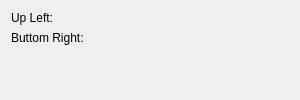
<?xml version="1.0" encoding="UTF-8"?>
<ui version="4.0">
 <class>Form</class>
 <widget class="QWidget" name="Form">
  <property name="geometry">
   <rect>
    <x>0</x>
    <y>0</y>
    <width>300</width>
    <height>100</height>
   </rect>
  </property>
  <property name="windowTitle">
   <string>Form</string>
  </property>
  <layout class="QVBoxLayout" name="verticalLayout">
   <item>
    <layout class="QFormLayout" name="formLayout">
     <property name="fieldGrowthPolicy">
      <enum>QFormLayout::AllNonFixedFieldsGrow</enum>
     </property>
     <item row="0" column="0">
      <widget class="QLabel" name="label_1">
       <property name="text">
        <string>Up Left:</string>
       </property>
      </widget>
     </item>
     <item row="0" column="1">
      <widget class="QLabel" name="labelUpLeft">
       <property name="text">
        <string/>
       </property>
      </widget>
     </item>
     <item row="1" column="0">
      <widget class="QLabel" name="label_2">
       <property name="text">
        <string>Buttom Right:</string>
       </property>
      </widget>
     </item>
     <item row="1" column="1">
      <widget class="QLabel" name="labelButtomRight">
       <property name="text">
        <string/>
       </property>
      </widget>
     </item>
    </layout>
   </item>
  </layout>
 </widget>
 <resources/>
 <connections/>
</ui>
